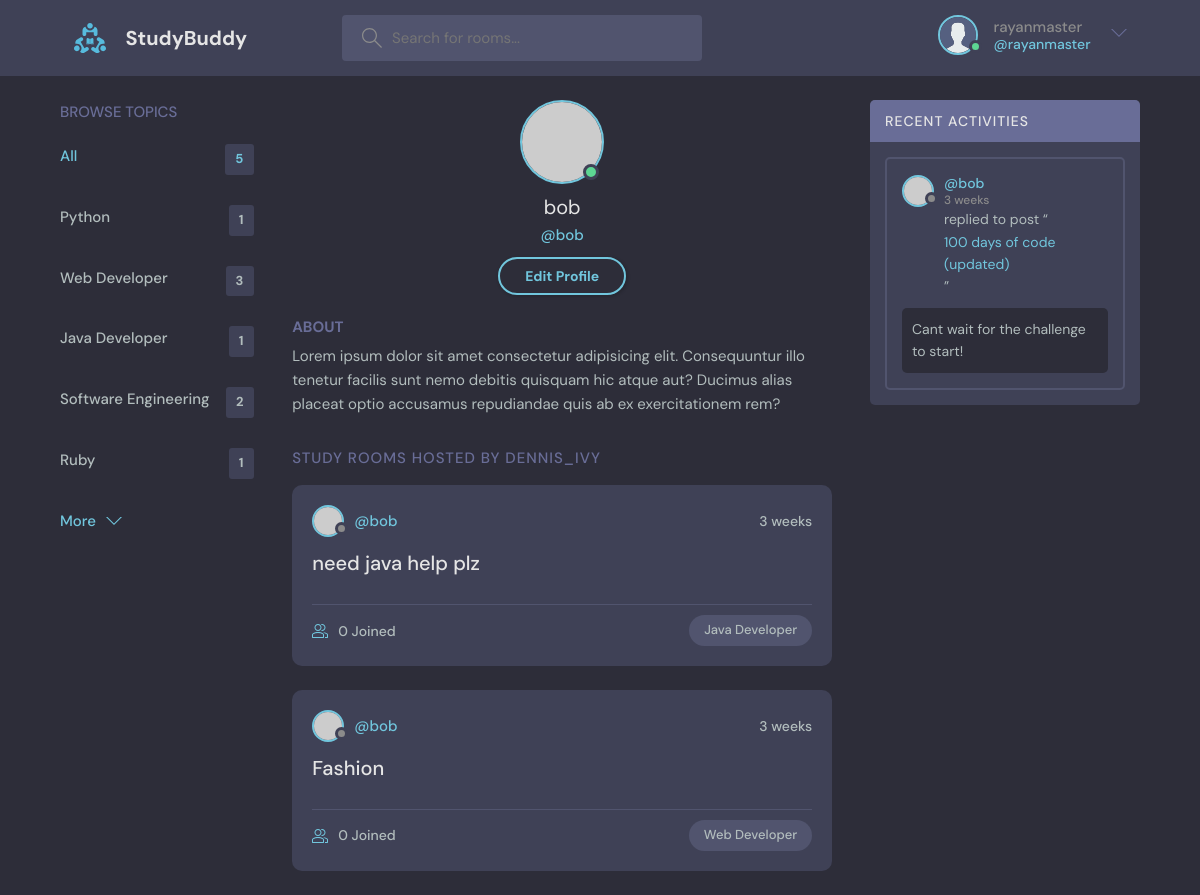
The app's page /profile/2/ (signed in) with its own data.
### base/models.py (models this page shows, shortened)
class Topic(models.Model):
    name = models.CharField(max_length=200)

class Room(models.Model):
    host = models.ForeignKey(User, on_delete=models.SET_NULL, null=True)
    topic = models.ForeignKey(Topic, on_delete=models.SET_NULL, null=True)
    name = models.CharField(max_length=200)
    description = models.TextField(null=True, blank=True)
    participants = models.ManyToManyField(User, related_name='participants', blank=True)
    updated = models.DateTimeField(auto_now=True)
    created = models.DateTimeField(auto_now_add=True)
    class Meta:
        ordering = ['-updated', '-created']
    def __str__(self):
        return str(self.name)

class Message(models.Model):
    user = models.ForeignKey(User, on_delete=models.CASCADE)
    room = models.ForeignKey(Room, on_delete=models.CASCADE)
    body = models.TextField()
    updated = models.DateTimeField(auto_now=True)
    created = models.DateTimeField(auto_now_add=True)
    class Meta:
        ordering = ['-updated', '-created']
    def __str__(self):
        return str(self.body[0:50])

### base/views.py (the view)
# urls.py: path("profile/<str:pk>/", views.userProfile, name='userprofile'),
def userProfile(request, pk):
    user = User.objects.get(id=pk)
    rooms = user.room_set.all()
    room_messages = user.message_set.all()
    topics = Topic.objects.all()
    context = {'user': user, 'rooms': rooms, 'room_messages': room_messages, 'topics': topics}
    return render(request, 'base/profile.html', context)

### base/templates/base/profile.html
{% extends 'main.html' %}
{% block content %}
  <main class="profile-page layout layout--3">
    <div class="container">
      {% include 'base/topics_bar.html' %}
      <div class="roomList">
        <div class="profile">
          <div class="profile__avatar">
            <div class="avatar avatar--large active">
              <img src="https://randomuser.me/api/portraits/men/11.jpg" />
            </div>
          </div>
          <div class="profile__info">
            <h3>{{user.username}}</h3>
            <p>@{{user.username}}</p>
            <a href="edit-user.html" class="btn btn--main btn--pill">Edit Profile</a>
          </div>
          <div class="profile__about">
            <h3>About</h3>
            <p>
              Lorem ipsum dolor sit amet consectetur adipisicing elit. Consequuntur illo tenetur
              facilis sunt nemo debitis quisquam hic atque aut? Ducimus alias placeat optio
              accusamus repudiandae quis ab ex exercitationem rem?
            </p>
          </div>
        </div>
        <div class="roomList__header">
          <div>
            <h2>Study Rooms Hosted by dennis_ivy</a>
            </h2>
          </div>
        </div>
        {% include 'base/feed_bar.html' %}
      </div>
      {% include 'base/activity_bar.html' %}
    </div>
  </main>
{% endblock content %}

### templates/navbar.html (shortened to what this page needs)
{% load static %}
<header class="header header--loggedIn">
    <div class="container">
      <a href="{% url 'home' %}" class="header__logo">
        <img src="{% static 'images/logo.svg' %}" />
        <h1>StudyBuddy</h1>
      </a>
      <form class="header__search" method="GET" action="{% url 'home' %}">
        <label>
          <input name="q" placeholder="Search for rooms..." />
        </label>
      </form>
      <nav class="header__menu">
        {% if request.user.is_authenticated %}
        <div class="header__user">
          <a href="profile.html">
            <div class="avatar avatar--medium active">
              <img src="{% static 'images/avatar.svg' %}" />
            </div>
            <p>{{request.user.username}} <span>@{{request.user.username}}</span></p>
          </a>
          <button class="dropdown-button">
            <svg version="1.1" xmlns="http://www.w3.org/2000/svg" width="32" height="32" viewBox="0 0 32 32">
              <title>chevron-down</title>
              <path d="M16 21l-13-13h-3l16 16 16-16h-3l-13 13z"></path>
            </svg>
          </button>
        </div>
        {% else %}
        <a href="{% url 'login' %}">
          <img src="./assets/avatar.svg" />
          <p>Login</p>
        </a>
        {% endif %}
      </nav>
    </div>
  </header>

### base/templates/base/topics_bar.html
<div class="topics">
    <div class="topics__header">
      <h2>Browse Topics</h2>
    </div>
    <ul class="topics__list">
      <li>
        <a href="{% url 'home' %}" class="active">All <span>{{topics.count}}</span></a>
      </li>
      {% for topic in topics %}
      <li>
        <a href="{% url 'home' %}?q={{topic.name}}">{{topic.name}} <span>{{topic.room_set.all.count}}</span></a>
      </li>
      {% endfor %}
    </ul>
    <a class="btn btn--link" href="topics.html">
      More
      <svg version="1.1" xmlns="http://www.w3.org/2000/svg" width="32" height="32" viewBox="0 0 32 32">
        <title>chevron-down</title>
        <path d="M16 21l-13-13h-3l16 16 16-16h-3l-13 13z"></path>
      </svg>
    </a>
  </div>

### base/templates/base/feed_bar.html (shortened to what this page needs)
{% for room in rooms %}
<div class="roomListRoom">
    <div class="roomListRoom__header">
      <a href="{% url 'userprofile' room.host.id %}" class="roomListRoom__author">
        <div class="avatar avatar--small">
          <img src="https://randomuser.me/api/portraits/women/11.jpg" />
        </div>
        <span>@{{room.host.username}}</span>
      </a>
      <div class="roomListRoom__actions">
        <span>{{room.created|timesince}}</span>
      </div>
    </div>
    <div class="roomListRoom__content">
      <a href="{% url 'room' room.id %}">{{room.name}}</a>
    </div>
    <div class="roomListRoom__meta">
      <a href="{% url 'room' room.id %}" class="roomListRoom__joined">
        {{room.participants.all.count}} Joined
      </a>
      <p class="roomListRoom__topic">{{room.topic.name}}</p>
    </div>
  </div>
  {% endfor %}

### base/templates/base/activity_bar.html (shortened to what this page needs)
<div class="activities">
    <div class="activities__header">
      <h2>Recent Activities</h2>
    </div>
    {% for message in room_messages %}
    <div class="activities__box">
      <div class="activities__boxHeader roomListRoom__header">
        <a href="{% url 'userprofile' message.user.id %}" class="roomListRoom__author">
          <div class="avatar avatar--small">
            <img src="https://randomuser.me/api/portraits/women/11.jpg" />
          </div>
          <p>
            @{{message.user}}
            <span>{{message.created|timesince}}</span>
          </p>
        </a>
      </div>
      <div class="activities__boxContent">
        <p>replied to post “<a href="{% url 'room' message.room.id %}">{{message.room}}</a>”</p>
        <div class="activities__boxRoomContent">
            {{message}}
        </div>
      </div>
    </div>
    {% endfor %}
  </div>

### records on screen
Topic: name "Python", room_set.all.count "1"
Topic: name "Web Developer", room_set.all.count "3"
Topic: name "Java Developer", room_set.all.count "1"
Topic: name "Software Engineering", room_set.all.count "2"
Topic: name "Ruby", room_set.all.count "1"
Room: host.username "bob", created "3 weeks", name "need java help plz", participants.all.count "0", topic.name "Java Developer"
Room: host.username "bob", created "3 weeks", name "Fashion", participants.all.count "0", topic.name "Web Developer"
Message: user "bob", created "3 weeks", room "100 days of code (updated)", body "Cant wait for the challenge to start!"

### other values on screen
{{ request.user.username }} "rayanmaster"
{{ topics.count }} "5"
{{ user.username }} "bob"
